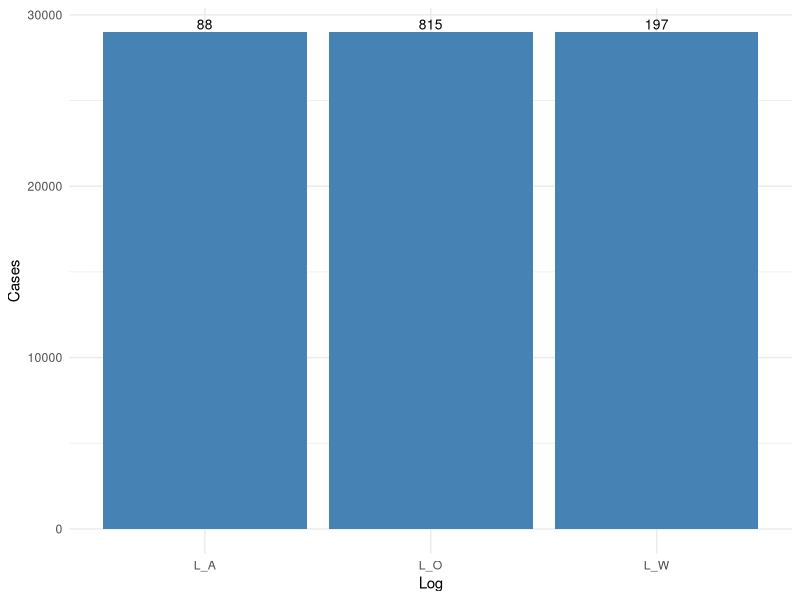

The R source for this figure:
library(ggplot2)
library(mvtnorm)
library(MASS)
library(dplyr)
library(tidyr)
library(gridExtra)
library(car)
library(datasets)

# 
# # Create a, b, c, d variables
# a <- c(10,20,30,40)
# b <- c('book', 'pen', 'textbook', 'pencil_case')
# c <- c(TRUE,FALSE,TRUE,FALSE)
# d <- c(2.5, 8, 10, 7)
# # Join the variables to create a data frame
# df <- data.frame(a,b,c,d)
# df

# generate a dataframe such that
# each column represents the attributes
# and each row represents corresponding event logs
# the row order is L_filtered, L_A, L_W, and L_O

num_case = c(28976, 28976, 28976)
num_variant = c(88, 197, 815)
num_events = c(220481, 137037, 178612)
num_avg_event = c(7.61, 4.73, 6.16)
num_activity = c(10, 6, 8)

log_names = c("L_A", "L_W", "L_O")

df <- data.frame(log_names,
                 num_case,
                 num_variant,
                 num_events,
                 num_avg_event,
                 num_activity)



colnames(df) <- c('Log' ,'Cases','Variants','Events', 'Avg.Events', 'Activities')

#df$Log <- factor(df$Log, levels = df$Log)

ggplot(df,aes(Log,Cases))+
  geom_bar(stat="identity", fill="steelblue")  + 
  labs(x="Log", y="Cases") +
  geom_text(aes(label=Variants), vjust=-0.3,  size=3.5)+
  theme_minimal()

